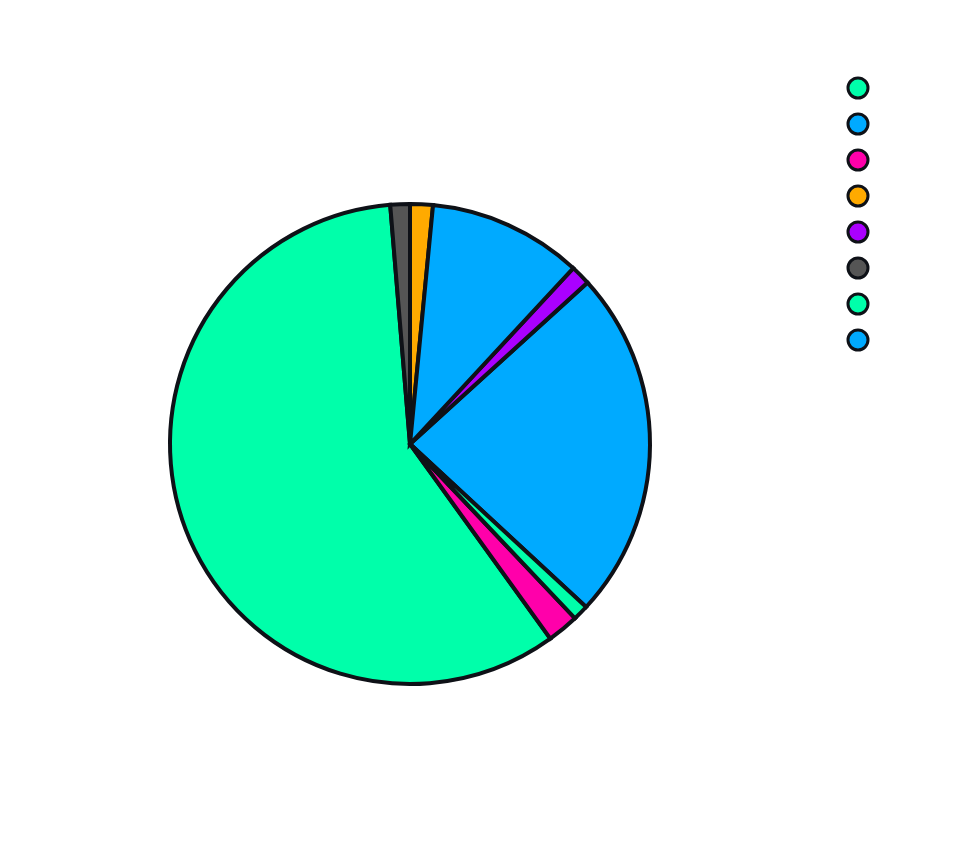

Notebook code cell kept with this figure:
### Code cell
def plot_stablecoins_market_dominance(df, nstables = 5):
    # 1. Sort dataframe by circulating supply descending
    df_sorted = df.sort_values("circulating", ascending=False)
    
    # 2. Extract top 5 and group the rest into "Others"
    top_5 = df_sorted.head(nstables).copy()
    others_sum = df_sorted.iloc[nstables:]["circulating"].sum()
    
    # Create a combined dataframe for plotting
    others_df = pd.DataFrame([{"symbol": "Others", "circulating": others_sum}])
    plot_df = pd.concat([top_5[["symbol", "circulating"]], others_df], ignore_index=True)

    # Calculate percentage column
    total_circulating = plot_df["circulating"].sum()
    plot_df["percentage"] = (plot_df["circulating"] / total_circulating) * 100
    plot_df["percent_label"] = plot_df["percentage"].map("{:.1f}%".format)
    
    # 2. Define your Streamlit app colors (replace these hex codes with your actual app colors)
    my_custom_colors = [
        "#00FFAA", # Color 1 (e.g., Tether)
        "#00AAFF", # Color 2 (e.g., USD Coin)
        "#FF00AA", # Color 3
        "#FFAA00", # Color 4
        "#AA00FF", # Color 5
        "#555555"  # Others (usually greyed out in dark themes)
    ]
    
    # 3. Build the chart with custom colors and dark theme optimizations
    # 3. Base Chart Encoding
    base = alt.Chart(plot_df).encode(
        theta=alt.Theta(field="circulating", type="quantitative", stack=True),
        color=alt.Color(
            field="symbol",
            type="nominal",
            sort=None,
            scale=alt.Scale(range=my_custom_colors),
            title="Stablecoin",
        ),
    )
    
    # 4. Slices (Pie Layer)
    pie = base.mark_arc(outerRadius=120, stroke="#0E1117", strokeWidth=2)
    
    # 5. Percentage Labels Layer
    text = base.mark_text(
        radius=150,  # Controls label distance from center (inside the slice)
        fill="white",  # Text color
        fontWeight="bold",
        fontSize=12,
    ).encode(
        text=alt.Text("percent_label:N"),
        tooltip=[
            "symbol",
            alt.Tooltip("circulating:Q", format=",.0f"),
            alt.Tooltip("percent_label:N", title="Percentage"),
        ],
    )
    
    # 6. Combine layers
    chart = (
        (pie + text)
        .properties(
            title=f"Top {nstables} Stablecoins by Circulating Supply",
            width=400,
            height=400,
            background="transparent",
        )
        .configure_title(color="white")
        .configure_legend(labelColor="white", titleColor="white")
    )

    return chart

plot_stablecoins_market_dominance(df, 7)

### Figure 1 — Vega-Lite specification as saved in the notebook (floating-point values rounded to 4 significant figures)
{"config": {"view": {"continuousWidth": 300, "continuousHeight": 300}, "legend": {"labelColor": "white", "titleColor": "white"}, "title": {"color": "white"}}, "layer": [{"mark": {"type": "arc", "outerRadius": 120, "stroke": "#0E1117", "strokeWidth": 2}, "encoding": {"color": {"field": "symbol", "scale": {"range": ["#00FFAA", "#00AAFF", "#FF00AA", "#FFAA00", "#AA00FF", "#555555"]}, "sort": null, "title": "Stablecoin", "type": "nominal"}, "theta": {"field": "circulating", "stack": true, "type": "quantitative"}}}, {"mark": {"type": "text", "fill": "white", "fontSize": 12, "fontWeight": "bold", "radius": 150}, "encoding": {"color": {"field": "symbol", "scale": {"range": ["#00FFAA", "#00AAFF", "#FF00AA", "#FFAA00", "#AA00FF", "#555555"]}, "sort": null, "title": "Stablecoin", "type": "nominal"}, "text": {"field": "percent_label", "type": "nominal"}, "theta": {"field": "circulating", "stack": true, "type": "quantitative"}, "tooltip": [{"field": "symbol", "type": "nominal"}, {"field": "circulating", "format": ",.0f", "type": "quantitative"}, {"field": "percent_label", "title": "Percentage", "type": "nominal"}]}}], "background": "transparent", "data": {"name": "data-65d56a23ed4de1616c890a2a1decf95c"}, "height": 400, "title": "Top 7 Stablecoins by Circulating Supply", "width": 400, "$schema": "https://vega.github.io/schema/vega-lite/v6.4.1.json", "datasets": {"data-65d56a23ed4de1616c890a2a1decf95c": [{"symbol": "USDT", "circulating": 183500000000.0, "percentage": 58.63, "percent_label": "58.6%"}, {"symbol": "USDC", "circulating": 73940000000.0, "percentage": 23.63, "percent_label": "23.6%"}, {"symbol": "USDS", "circulating": 6652000000.0, "percentage": 2.126, "percent_label": "2.1%"}, {"symbol": "DAI", "circulating": 4791000000.0, "percentage": 1.531, "percent_label": "1.5%"}, {"symbol": "USD1", "circulating": 4208000000.0, "percentage": 1.345, "percent_label": "1.3%"}, {"symbol": "USDe", "circulating": 4114000000.0, "percentage": 1.315, "percent_label": "1.3%"}, {"symbol": "USDG", "circulating": 3281000000.0, "percentage": 1.049, "percent_label": "1.0%"}, {"symbol": "Others", "circulating": 32480000000.0, "percentage": 10.38, "percent_label": "10.4%"}]}}
